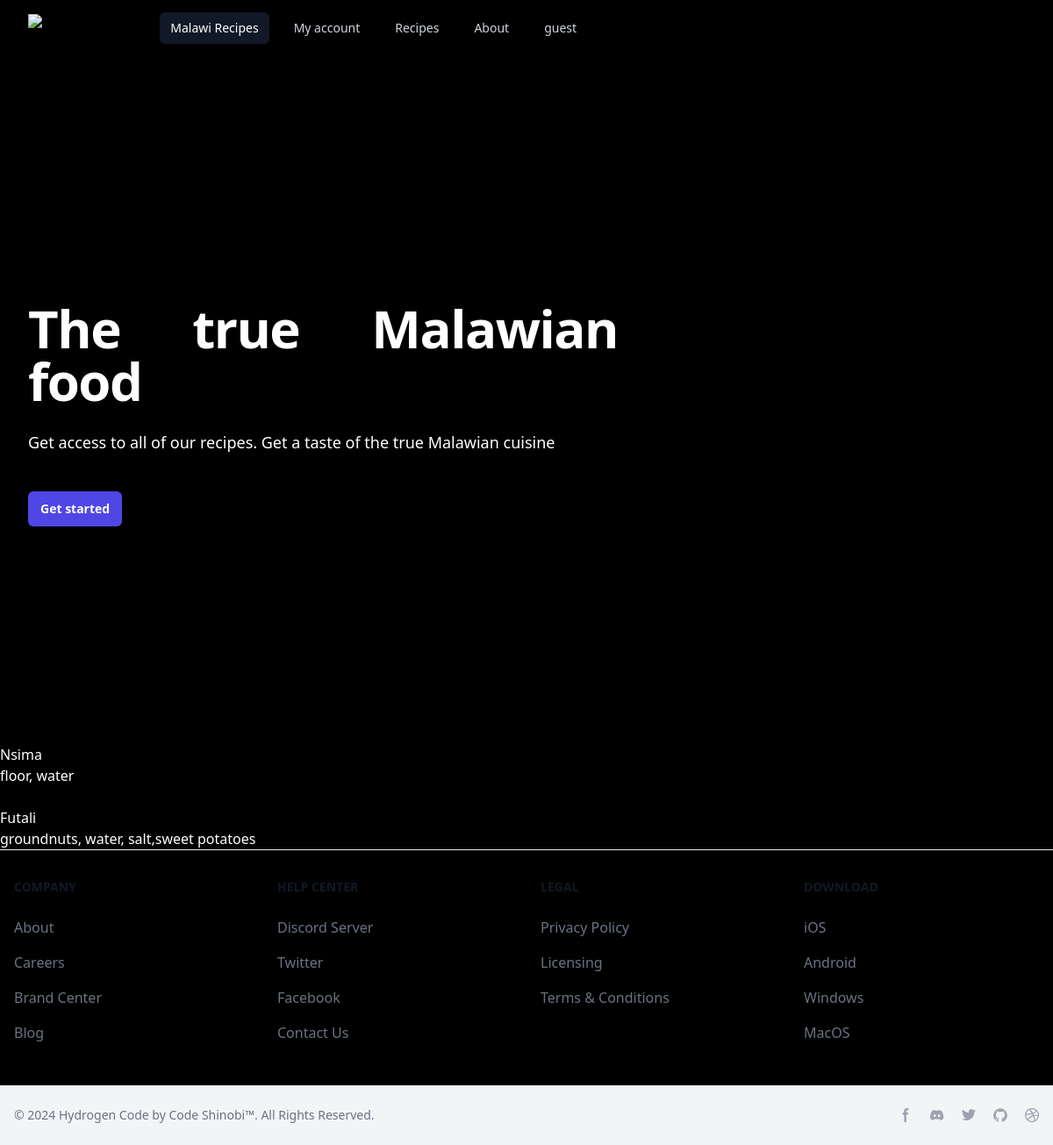
The page / on the database its author committed.
### tables this page shows
CREATE TABLE recipes (
    id INTEGER PRIMARY KEY AUTOINCREMENT,
    created TIMESTAMP NOT NULL DEFAULT CURRENT_TIMESTAMP,
    title TEXT NOT NULL,
    content TEXT NOT NULL,
    author TEXT NOT NULL,
    ingredients TEXT NOT NULL
);

### server.py (the view)
@app.route("/", methods=["GET"])
def home(name = None):
    conn = get_db_connection()
    recipes = conn.execute('SELECT * FROM recipes').fetchall()
    conn.close()
    if(current_user.is_authenticated):
        return render_template(
            "home.html",
            date=datetime.now(),
            recipes=recipes,
            name=current_user.username
        )
    else:
        return render_template(
            "home.html",
            date=datetime.now(),
            recipes=recipes,
            name="guest"
        )

### server.py (called while the page is built)
def get_db_connection():
    conn = sqlite3.connect('database.db')
    conn.row_factory = sqlite3.Row
    return conn

### templates/home.html (shortened to what this page needs)
<!DOCTYPE html>
<html>
<head>
    <link href="{{url_for('static',filename='css/main.css')}}" rel="stylesheet">
    <link rel="stylesheet" href="https://rsms.me/inter/inter.css">
</head>
<body class="bg-black border-gray-800">
    <nav class="bg-black border-gray-800">
        <div class="mx-auto max-w-7xl px-2 sm:px-6 lg:px-8">
          <div class="relative flex h-16 items-center justify-between">
            <div class="flex flex-1 items-center justify-center sm:items-stretch sm:justify-start">
              <div class="flex flex-shrink-0 items-center">
                <img class="h-8 w-auto" src="https://tailwindui.com/img/logos/mark.svg?color=indigo&shade=500" alt="Your Company">
              </div>
              <div class="hidden sm:ml-6 sm:block">
                <div class="flex space-x-4">
                  <a href="#" class="bg-gray-900 text-white rounded-md px-3 py-2 text-sm font-medium" aria-current="page">Malawi Recipes</a>
                  <a href="#" class="text-gray-300 hover:bg-gray-700 hover:text-white rounded-md px-3 py-2 text-sm font-medium">My account</a>
                  <a href="#" class="text-gray-300 hover:bg-gray-700 hover:text-white rounded-md px-3 py-2 text-sm font-medium">Recipes</a>
                  <a href="#" class="text-gray-300 hover:bg-gray-700 hover:text-white rounded-md px-3 py-2 text-sm font-medium">About</a>
                  <a href="#" class="text-gray-300 hover:bg-gray-700 hover:text-white rounded-md px-3 py-2 text-sm font-medium">{{name}}</a>
                </div>
              </div>
            </div>
          </div>
        </div>
      </nav>
      <div class="relative isolate px-6 pt-14 lg:px-8">
        <div class="max-w-2xl py-32 sm:py-48 lg:py-56">
          <div class="text-justify">
            <h1 class="text-4xl font-bold tracking-tight text-white sm:text-900 sm:text-6xl">The true Malawian food</h1>
            <p class="mt-6 text-lg leading-8 text-white sm:text-600">Get access to all of our recipes. Get a taste of the true Malawian cuisine</p>
            <div class="mt-10 flex items-center justify-start gap-x-6">
              <a href="#" class="rounded-md bg-indigo-600 px-3.5 py-2.5 text-sm font-semibold text-white shadow-sm hover:bg-indigo-500 focus-visible:outline focus-visible:outline-2 focus-visible:outline-offset-2 focus-visible:outline-indigo-600">Get started</a>
            </div>
          </div>
        </div>
      </div>
      {% for recipe in recipes %}
          <div class='post'>
              <p>{{ recipe['created'] }}</p>
              <h2 class="text-white sm:text-900">{{ recipe['title'] }}</h2>
              <p class="text-white sm:text-600">{{ recipe['ingredients'] }}</p>
          </div>
      {% endfor %}
      <footer class="bg-black">
        <div class="mx-auto w-full max-w-screen-xl">
          <div class="grid grid-cols-2 gap-8 px-4 py-6 lg:py-8 md:grid-cols-4">
            <div>
                <h2 class="mb-6 text-sm font-semibold text-gray-900 uppercase dark:text-white">Company</h2>
                <ul class="text-gray-500 dark:text-gray-400 font-medium">
                    <li class="mb-4">
                        <a href="#" class=" hover:underline">About</a>
                    </li>
                    <li class="mb-4">
                        <a href="#" class="hover:underline">Careers</a>
                    </li>
                    <li class="mb-4">
                        <a href="#" class="hover:underline">Brand Center</a>
                    </li>
                    <li class="mb-4">
                        <a href="#" class="hover:underline">Blog</a>
                    </li>
                </ul>
            </div>
            <div>
                <h2 class="mb-6 text-sm font-semibold text-gray-900 uppercase dark:text-white">Help center</h2>
                <ul class="text-gray-500 dark:text-gray-400 font-medium">
                    <li class="mb-4">
                        <a href="#" class="hover:underline">Discord Server</a>
                    </li>
                    <li class="mb-4">
                        <a href="#" class="hover:underline">Twitter</a>
                    </li>
                    <li class="mb-4">
                        <a href="#" class="hover:underline">Facebook</a>
                    </li>
                    <li class="mb-4">
                        <a href="#" class="hover:underline">Contact Us</a>
                    </li>
                </ul>
            </div>
            <div>
                <h2 class="mb-6 text-sm font-semibold text-gray-900 uppercase dark:text-white">Legal</h2>
                <ul class="text-gray-500 dark:text-gray-400 font-medium">
                    <li class="mb-4">
                        <a href="#" class="hover:underline">Privacy Policy</a>
                    </li>
                    <li class="mb-4">
                        <a href="#" class="hover:underline">Licensing</a>
                    </li>
                    <li class="mb-4">
                        <a href="#" class="hover:underline">Terms &amp; Conditions</a>
                    </li>
                </ul>
            </div>
            <div>
                <h2 class="mb-6 text-sm font-semibold text-gray-900 uppercase dark:text-white">Download</h2>
                <ul class="text-gray-500 dark:text-gray-400 font-medium">
                    <li class="mb-4">
                        <a href="#" class="hover:underline">iOS</a>
                    </li>
                    <li class="mb-4">
                        <a href="#" class="hover:underline">Android</a>
                    </li>
                    <li class="mb-4">
                        <a href="#" class="hover:underline">Windows</a>
                    </li>
                    <li class="mb-4">
                        <a href="#" class="hover:underline">MacOS</a>
                    </li>
                </ul>
            </div>
        </div>
        <div class="px-4 py-6 bg-gray-100 dark:bg-gray-700 md:flex md:items-center md:justify-between">
            <span class="text-sm text-gray-500 dark:text-gray-300 sm:text-center">© 2024 <a href="#">Hydrogen Code by Code Shinobi™</a>. All Rights Reserved.
            </span>
            <div class="flex mt-4 sm:justify-center md:mt-0 space-x-5 rtl:space-x-reverse">
                <a href="#" class="text-gray-400 hover:text-gray-900 dark:hover:text-white">
                      <svg class="w-4 h-4" aria-hidden="true" xmlns="http://www.w3.org/2000/svg" fill="currentColor" viewBox="0 0 8 19">
                            <path fill-rule="evenodd" d="M6.135 3H8V0H6.135a4.147 4.147 0 0 0-4.142 4.142V6H0v3h2v9.938h3V9h2.021l.592-3H5V3.591A.6.6 0 0 1 5.592 3h.543Z" clip-rule="evenodd"/>
                        </svg>
                  </a>
                  <a href="#" class="text-gray-400 hover:text-gray-900 dark:hover:text-white">
                  </a>
                  <a href="#" class="text-gray-400 hover:text-gray-900 dark:hover:text-white">
                  </a>
                  <a href="#" class="text-gray-400 hover:text-gray-900 dark:hover:text-white">
                  </a>
                  <a href="#" class="text-gray-400 hover:text-gray-900 dark:hover:text-white">
                  </a>
            </div>
          </div>
        </div>
    </footer>
</body>
</html>

### rows shown on the page
recipes: title "Nsima", ingredients "floor, water"
recipes: title "Futali", ingredients "groundnuts, water, salt,sweet potatoes"

### other values the page prints
{{ name }} "guest"
